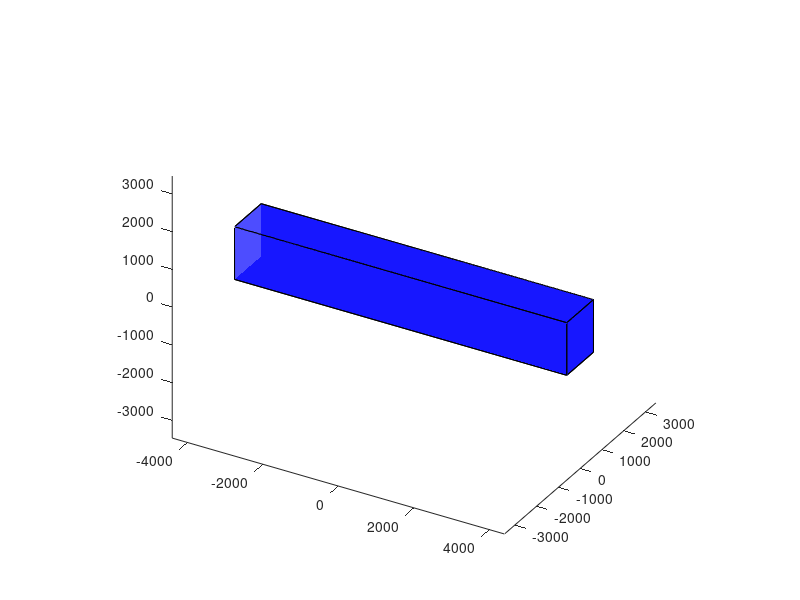

MATLAB code for this plot:
% draw a rectangle
function [p,faces,verts] = boxpatch(x,y,z,c,R,fc)
if nargin == 0 % self test
    warning('self test');
    x = 8805;
    y = 1224.6;
    z = 1395;
    c = [0;0;0];
    R = eye(3);
    fc = 'b';
end

if nargin == 3
    c = [0;0;0];
    R = eye(3);
    fc = 'b';
elseif nargin == 4;
    R = eye(3);
    fc = 'b';
elseif nargin == 5
    fc = 'b';
end

verts = [1 -1 -1; ...
         1  1 -1; ...
        -1  1 -1; ...
        -1 -1 -1; ...
         1 -1  1; ...
         1  1  1; ...
        -1  1  1; ...
        -1 -1  1];
verts = verts.*(ones(8,1)*[x/2,y/2,z/2])*R';
verts = verts + ones(8,1)*c(:)'*R';
verts = verts;
faces = [1 2 3 4; ...
         2 3 7 6;...
         6 7 8 5;...
         5 8 4 1;...
         1 2 6 5;...
         3 4 8 7];
if nargout < 2
    p = patch('Faces',faces,'Vertices',verts,'FaceColor',fc,'facealpha',0.7);
    axis equal;
    view([30,30]);
else
    p = get(gca,'Children');
end
